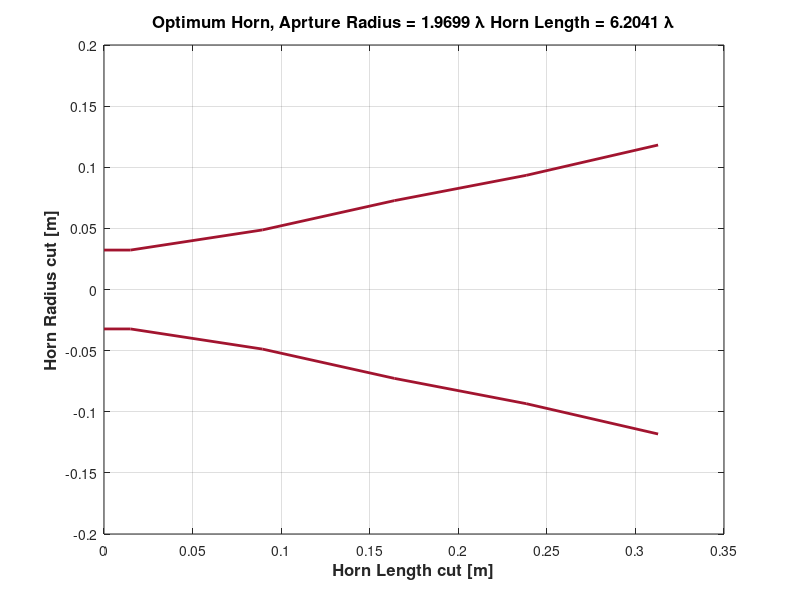

The MATLAB script that drew this image: (Note: this script raises an error after producing the figure.)
%% Optimum design for -45dB return loss from pattern search optimization 
clear;
c0 = 3e8;
F = 5e9;
lamb = c0./F;
N = 5;
data = load('ps_V2L_ms3serv2_fl_V2.mat');
fmin = data.fmin2;

R = [fmin.r(1) fmin.r(1:N).'];

% R = [0.02283 0.02283 0.06313 0.07772 0.09971 0.1467]; % From GA algo


% R = [0.02 0.02 0.02667 0.03333 0.04 0.04667 0.05333 0.06 0.06667 0.07333 0.09562 0.08667 0.09333 0.1009 0.1067 0.1156...
%     0.1491];
% N = length(R) - 1;
% Len = 0.3912;
% Len = fmin.r(N + 1);

Len = fmin.r(N+1);

l1 = lamb./4;
L = [l1 ones(1, N - 1)./N .* Len];

for i = 1:N
    L_axis(i) = sum(L(1:i));
end
L_axis = [0 L_axis];
figure;
plot(L_axis, R, 'LineWidth', 2, 'Color', [0.6350, 0.0780, 0.1840] );
hold on;
plot(L_axis, -R, 'LineWidth', 2, 'Color', [0.6350, 0.0780, 0.1840] );
title(['Optimum Horn, Aprture Radius = ', num2str(R(end)./lamb), ' \lambda ', 'Horn Length = ', num2str(Len./lamb), ' \lambda'], 'FontSize', 12, 'FontWeight', 'bold');
xlabel('Horn Length cut [m]', 'FontSize', 12, 'FontWeight', 'bold');
ylabel('Horn Radius cut [m]', 'FontSize', 12, 'FontWeight', 'bold');
grid on;

%% Iteration over the frequencies 

SP = [R(2:end) Len];

XMN_data = load('Xmn.mat');
str = XMN_data.Xmn;

fc_ = fc(R(2), 1, 1);

% <<<<<<< Updated upstream
% F = linspace(fc_(1)+fc_(1)./100, fc_(3), 20);
% =======
F = linspace(fc_(1)+fc_(1)./100, fc_(11), 20);
% >>>>>>> Stashed changes
% F = 5e9;
% objective = @(x) GSM_N_opt_allvar(SP(1:N), SP(N+1), x(1:length(F)), 0);
tic;
% parfor i = 1:length(F)
[RL, SRR] = GSM_N_opt_allvar_V2_freq(SP(1:N), SP(N+1), F, 50);
save('fmincon_SRR', 'SRR');

time_used = toc;
% end

figure;
plot(F*1e-9, RL, 'LineWidth', 2);grid on;
xlabel('Frequency (GHz)', 'FontSize', 16, 'FontWeight', 'bold');
ylabel('Return loss (dB)', 'FontSize', 16, 'FontWeight', 'bold');
title('RL of fmincon algo', 'FontSize', 16, 'FontWeight', 'bold');
% RL1 = GSM_N_opt_allvar(SP(1:N), SP(N+1), 5e9, 20);
% end
